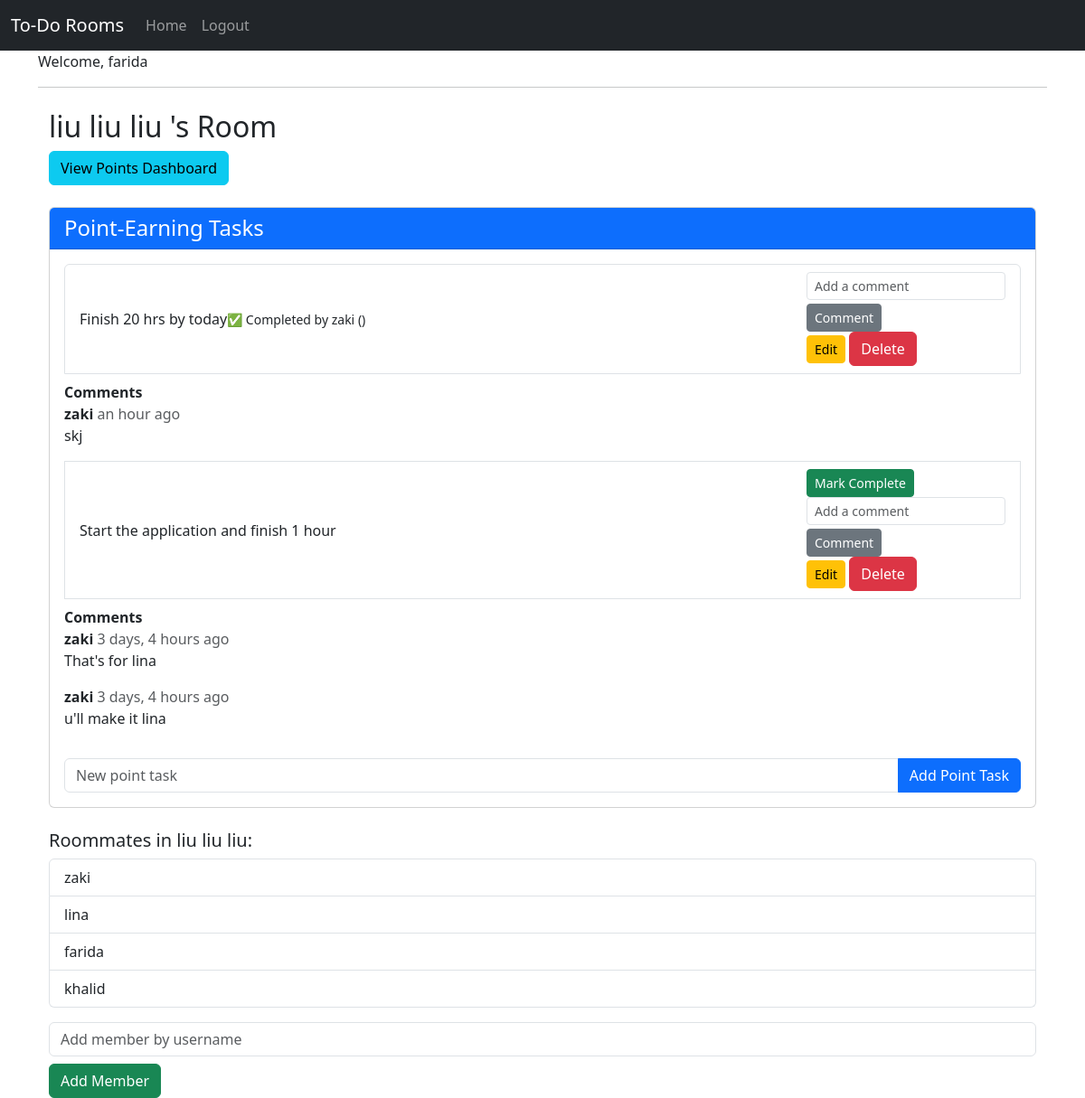
Screenshot of /rooms/1/ (signed in) with the database file from the repository.
### roommates/models.py (models this page shows, shortened)
class Room(models.Model):
    name = models.CharField(max_length=100)
    members = models.ManyToManyField(User, related_name='rooms', through='RoomMember')

class Task(models.Model):
    room = models.ForeignKey(
        Room,
        on_delete=models.CASCADE,
        related_name='tasks'
    )
    description = models.CharField(max_length=255)
    completed_by = models.ForeignKey(User, null=True, blank=True, on_delete=models.SET_NULL)
    created_by = models.ForeignKey(User, on_delete=models.CASCADE, related_name='created_tasks')
    is_completed = models.BooleanField(default=False)

class Comment(models.Model):
    task = models.ForeignKey(
        Task,
        on_delete=models.CASCADE,
        related_name='comments'
    )
    text = models.TextField()
    user = models.ForeignKey(User, on_delete=models.CASCADE)
    created_at = models.DateTimeField(auto_now_add=True)

### roommates/views.py (the view, shortened to what this page needs)
# urls.py: path('rooms/<int:room_id>/', views.room_detail, name='room_detail'),
@login_required
def room_detail(request, room_id):
    room = get_object_or_404(Room, id=room_id)
    roommates = room.members.all()
    if request.user not in room.members.all():
        return HttpResponseForbidden("You are not a member of this room.")
    tasks = room.tasks.prefetch_related('comments__user')
    comment_form = CommentForm()
    return render(request, 'roommates/room_detail.html', {
        'room': room,
        'tasks': tasks,
        'comment_form': comment_form,
        'roommates': roommates
    })

### roommates/forms.py
class CommentForm(forms.ModelForm):
    class Meta:
        model = Comment
        fields = ['text']

### roommates/templates/roommates/room_detail.html (shortened to what this page needs)
{% extends "base.html" %}
{% block content %}
{% load static %}
{% load widget_tweaks %}
{% load humanize %}
<div class="container mt-4">
    <h2>{{ room.name }} 's Room</h2>
    <a href="{% url 'room_dashboard' room.id %}" class="btn btn-info mb-4">
        View Points Dashboard
    </a>
    <div class="card mb-4">
        <div class="card-header bg-primary text-white">
            <h4 class="mb-0">Point-Earning Tasks</h4>
        </div>
        <div class="card-body">
            <ul class="list-group">
                {% for task in tasks %}
                    <li class="list-group-item d-flex justify-content-between align-items-center">
                        <div class="d-flex justify-content-between align-items-center">
                            {{ task.description }}
                            {% if task.is_completed %}
                                <small class="d-flex justify-content-between align-items-center">
                                    ✅ Completed by {{ task.completed_by.username }}
                                    ({{ task.completed_at|naturaltime }})
                                </small>
                            {% endif %}
                        </div>
                        <div>
                            {% if not task.is_completed %}
                                <form method="post" action="{% url 'complete_task' task.id %}">
                                    <button type="submit" class="btn btn-sm btn-success">Mark Complete</button>
                                </form>
                            {% endif %}
                                <form method="post" action="{% url 'add_comment' task.id %}">
                                    <input type="text" name="text" class="form-control form-control-sm mb-1" placeholder="Add a comment">
                                    <button type="submit" class="btn btn-sm btn-secondary">Comment</button>
                                </form>
                            <a href="{% url 'edit_task' room.id task.id %}" class="btn btn-sm btn-warning">Edit</a>
                            <form method="post" action="{% url 'delete_task' room.id task.id %}" style="display: inline;">
                                <button type="submit" class="btn btn-danger">Delete</button>
                            </form>
                        </div>
                    </li>
                    <div class="mt-2">
                        <div id="comments-{{ task.id }}">
                            <strong>Comments</strong>
                            {% for comment in task.comments.all %}
                                {% include "roommates/comment.html" with comment=comment %}
                            {% empty %}
                                <div class="text-muted">No comments yet.</div>
                            {% endfor %}
                        </div>
                    </div>
                {% empty %}
                    <li class="list-group-item text-muted">No Point tasks yet</li>
                   {% endfor %}
            </ul>
            <form method="post" action="{% url 'add_task' room.id %}" class="mt-3">
                <div class="input-group">
                    <input type="text" name="description" class="form-control" placeholder="New point task" required>
                    <button type="submit" class="btn btn-primary">
                        Add Point Task
                    </button>
                </div>
            </form>
        </div>
    </div>
    <h5>Roommates in {{ room.name }}:</h5>
    <ul class="list-group mb-3">
       {% for user in roommates %}
           <li class="list-group-item d-flex justify-content-between">
               {{ user.username }}
           </li>
       {% endfor %}
    </ul>
    <form method="post" action="{% url 'add_member' room.id %}">
       <input type="text" name="username" class="form-control mb-2" placeholder="Add member by username">
       <button type="submit" class="btn btn-success">Add Member</button>
    </form>
</div>
{% endblock %}

### roommates/templates/base.html (shortened to what this page needs)
{% load static %}
{% load widget_tweaks %}
<!DOCTYPE html>
<html lang="en">
    <head>
        <link rel="stylesheet" href="https://cdn.jsdelivr.net/npm/bootstrap@5.3.0/dist/css/bootstrap.min.css">
    </head>
    <body>
        <nav class="navbar navbar-expand-lg navbar-dark bg-dark">
            <div class="container-fluid">
                <a class="navbar-brand" href="#">To-Do Rooms</a>
                <div class="collapse navbar-collapse">
                    <ul class="navbar-nav me-auto">
                        <li class="nav-item">
                            <a class="nav-link" href="{% url 'homepage' %}">Home</a>
                        </li>
                        <li class="nav-item">
                            {% if user.is_authenticated %}
                                <a class="nav-link" href="{% url 'logout' %}">Logout</a>
                            {% else %}
                                <a class="nav-link" href="{url 'login'}">Login</a>
                            {% endif %}
                        </li>
                    </ul>
                </div>
            </div>
        </nav>
        <div class="container">
            {% if user.is_authenticated %}
                <p>Welcome, {{ user.username }}</p>
            {% endif %}
            <hr>
            {% block content %}{% endblock %}
        </div>
    </body>
</html>

### roommates/templates/roommates/comment.html
{% load humanize %}
<div class="comment">
    <strong>{{ comment.user.username }}</strong>
    <span class="text-muted">{{ comment.created_at|naturaltime }}</span>
    <p>{{ comment.text }}</p>
</div>

### rows the page displays
Room: name "liu liu liu"
Task: description "Finish 20 hrs by today", completed_by.username "zaki"
Comment: user.username "zaki", created_at "an hour ago", text "skj"
Task: description "Start the application and finish 1 hour", is_completed "Mark Complete"
Comment: user.username "zaki", created_at "3 days, 4 hours ago", text "That's for lina"
Comment: user.username "zaki", created_at "3 days, 4 hours ago", text "u'll make it lina"

### other values shown
{{ user.username }} "farida"
{{ user.username }} "zaki"
{{ user.username }} "lina"
{{ user.username }} "khalid"
